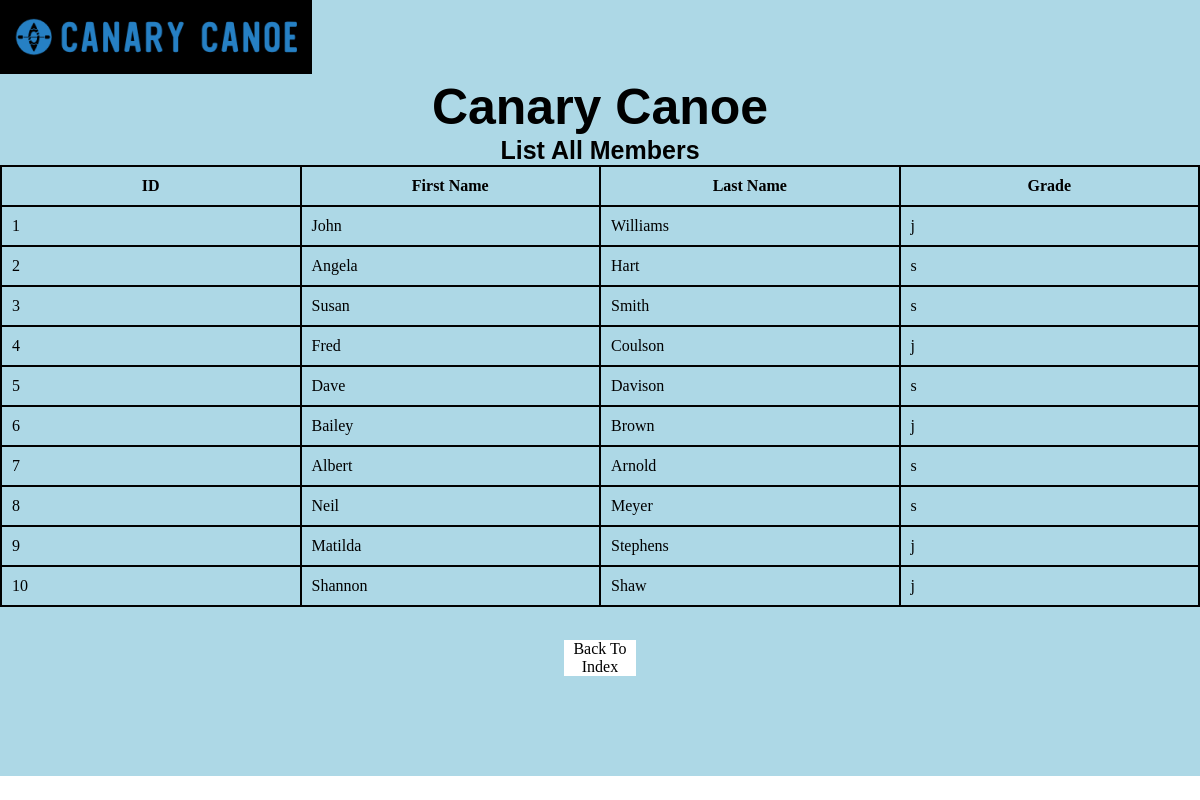
The page /memberList.php on the database its author committed.
### tables this page shows
CREATE TABLE member(
  memberID INT AUTO_INCREMENT,
  firstName VARCHAR(40),
  lastName VARCHAR(40),
  grade char,  
  PRIMARY KEY(memberID)
);

### memberList.php (the view, shortened to what this page needs)
<?php
	require_once('head.php');
	echo "<body>";
		echo "<h2> List All Members </h2>";
		$conn = mysqli_connect('localhost', 'root', 'password', 'canary');
		$query = "SELECT * FROM member";
		$result = mysqli_query($conn, $query);
		echo "<table>";
		echo "<tr> <th> ID </th> <th> First Name </th> <th> Last Name </th> <th> Grade </th></tr>";
			while ($row = mysqli_fetch_assoc($result))
			{
				echo "<tr>";
					echo "<td>".$row['memberID']."</td>";
					echo "<td>".$row['firstName']."</td>";
					echo "<td>".$row['lastName']."</td>";
					echo "<td>".$row['grade']."</td>";
				echo "</tr>";
			}
		echo "</table>";
		echo "<a href='Index.php'> Back To Index </a>";
		require_once('footer.php');
	echo "</body>";
echo "</html>";
?>

### head.php (shortened to what this page needs)
<?php
echo "<!DOCTYPE html>";
echo "<html lang='en'>";
	echo "<head>";
		echo "<link rel = 'stylesheet' type = 'text/css' href = 'base.css' >";
			echo "<img src='Capture1.png' alt='Logo'>";
		echo "<div class='title'>";
			echo "<h3> Canary Canoe </h3>";
		echo "</div>";
	echo "</head>";
?>

### footer.php
<?php
	echo "<footer>";
	echo "</footer>";
?>

### base.css (style rules this page uses)
html { width: 100%; }
body { padding: 0px; margin: 0px; width: 100%; height: 100%; background-color: lightblue; }
h2 { margin:0; font-size:25px; font-family:Arial, sans-serif; text-align: center; }
h3 { margin:0; font-size:50px; font-family:Arial, sans-serif; text-align: center; }
table { width:100%; height:80%; border-collapse:collapse; border:2px solid black; position:relative; padding: 10px; }
tr, th { border-collapse:collapse; border:2px solid black; padding: 10px; }
td { width:20%; border-collapse:collapse; border:2px solid black; padding: 10px; }
a { width:6%; text-align: center; position: fixed; display: block; background-color: white; color: black; border:none; text-decoration:none; top: 80%; left:47%; }
div.title { text-align: center; position:relative; }
footer { width:100%; height:20px; background-color: white; position: fixed; bottom:0; padding: 2px; text-align: left; font-family: Arial; }

### rows shown on the page
member: memberID "1", firstName "John", lastName "Williams", grade "j"
member: memberID "2", firstName "Angela", lastName "Hart", grade "s"
member: memberID "3", firstName "Susan", lastName "Smith", grade "s"
member: memberID "4", firstName "Fred", lastName "Coulson", grade "j"
member: memberID "5", firstName "Dave", lastName "Davison", grade "s"
member: memberID "6", firstName "Bailey", lastName "Brown", grade "j"
member: memberID "7", firstName "Albert", lastName "Arnold", grade "s"
member: memberID "8", firstName "Neil", lastName "Meyer", grade "s"
member: memberID "9", firstName "Matilda", lastName "Stephens", grade "j"
member: memberID "10", firstName "Shannon", lastName "Shaw", grade "j"
